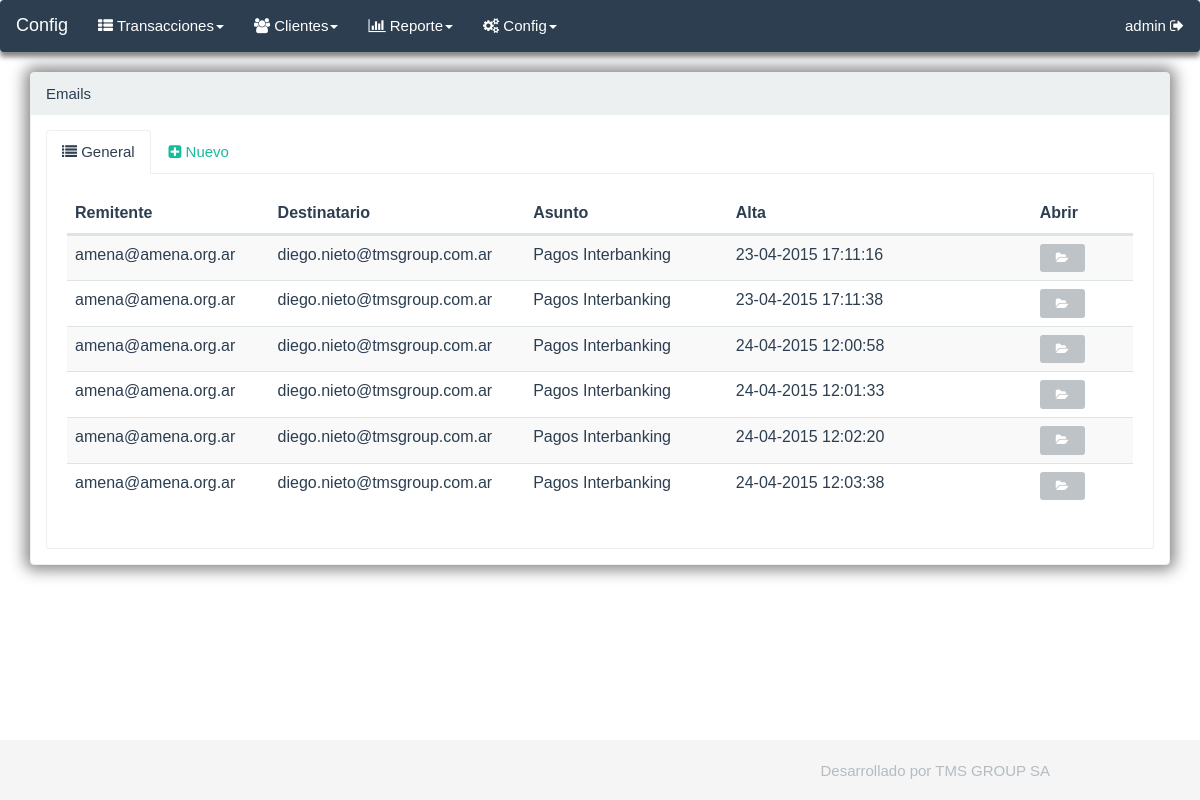
Before: /views/emails.php (signed in) with the older database file.
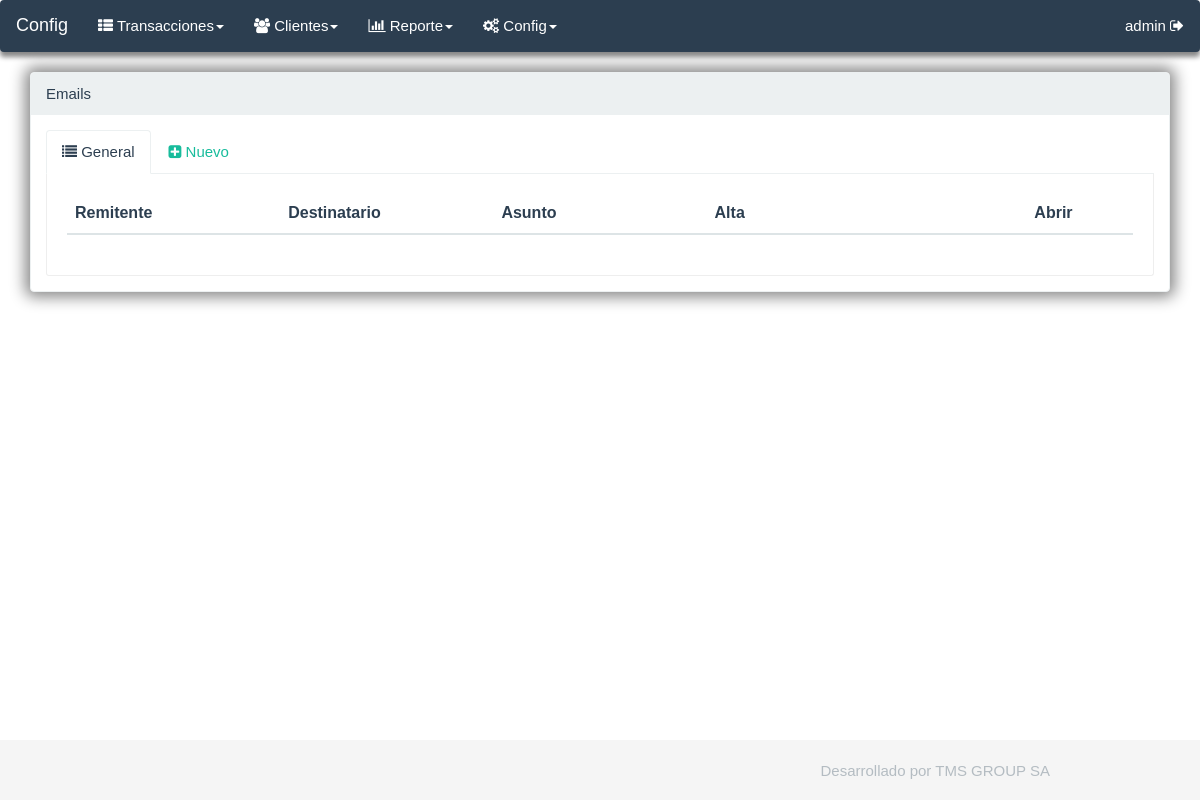
After: the same page with the newer database file.
### tables this page shows
CREATE TABLE IF NOT EXISTS `emails` (
  `id_email` int(11) NOT NULL AUTO_INCREMENT,
  `id_cliente` int(11) NOT NULL,
  `remitente` varchar(64) NOT NULL,
  `destinatario` varchar(64) NOT NULL,
  `asunto` varchar(128) NOT NULL,
  `mensaje` text NOT NULL,
  `date_add` datetime NOT NULL,
  PRIMARY KEY (`id_email`)
);

### config/routes.php (called while the page is built)
<?php
$route['base_url']			= "localhost/amena_pagos/";
$route['d_controller']		= "inicio";
$route['404_override']		= 'error404';
$route['models']			= '../models/';
$route['controllers']		= '../controllers/';
$route['libraries']			= BASE_URL.'/libraries/';
$route['helpers']			= '../helpers/';
$route['doc']				= '../doc/';
$route['certificados']		= '../doc/certificados/';
$route['img_perfil']		= 'img_perfil/';

### helpers/h_language.php (called while the page is built, shortened)
<?php
$language['abrir']						= 'Abrir';
$language['alias']						= 'Nombre de fantasía';
$language['alta']						= 'Alta';
$language['archivo']					= 'Archivo';
$language['archivo_delete']				= 'El archivo no se encontraba en el servidor';
$language['apellido']					= 'Apellido';
$language['asunto']						= 'Asunto';
$language['ayuda']						= 'Ayuda';
$language['ayuda_estado']				= 'Filtro por estado de transferencia, si no se coloca el estado, la consulta devuelve todos los estados de las transferencias';
$language['ayuda_importe']				= 'Filtro de Importe, Numérico de 10 enteros y 2 decimales';
$language['ayuda_fecha']				= 'Filtro de Fecha de Concertación';
$language['ayuda_operacion']			= 'Filtro por número de Operación, Alfanumérico de 10 posiciones';
$language['borrar']						= 'Borrar';
$language['buscar']						= 'Buscar';
$language['cadena']						= 'Cadena';
$language['cantidad']					= 'Cantidad';
$language['cerrar']						= 'Cerrar';
$language['certificado']				= 'Certificado';
$language['cierre']						= 'Cierre';
$language['cierre_no']					= 'El cierre no fue confeccionado';
$language['cierre_ok']					= 'Ya se ha realizado el cierre, en este momento las transferencias en estado ´Enviada Banco Credito´ compensan';
$language['clave']						= 'Clave';
$language['clave_privada']				= 'Clave privada';
$language['cliente']					= 'Cliente';
$language['clientes']					= 'Clientes';
$language['comunidad']					= 'Comunidad';
$language['compensacion']				= 'Compensación';
$language['comprobante']				= 'Comprobante';
$language['config']						= 'Config';
$language['confirm_eliminar']			= 'Esta seguro que quiere eliminar el registro?';
$language['confirm_volver']				= '¿Esta seguro? no se guardaran los cambios';
$language['contacto']					= 'Contacto';
$language['control_size']				= 'El archivo pesa más de lo que debería, controlar si todo esta ok';
$language['cuenta']						= 'Cuenta';
$language['cuil']						= 'Cuit';
$language['delete_ok']					= 'El registro se ha dado de baja con éxito';
$language['desarrollado']				= 'Desarrollado por TMS GROUP SA';
$language['descargar']					= 'Descargar';
$language['descripcion']				= 'Descripción';
$language['desde']						= 'Desde';
$language['destinatario']				= 'Destinatario';
$language['detalle']					= 'Detalle';
$language['direccion']					= 'Dirección';
$language['editar']						= 'Editar';
$language['email']						= 'Email';
$language['email_ok']					= 'El email se ha enviado con éxito';
$language['empresa']					= 'Empresa';
$language['enviar']						= 'Enviar';
$language['error_dato']					= 'Error en el dato: ';
$language['estado']						= 'Estado';
$language['extension_error']			= 'La extensión del archivo no es la correcta';
$language['general']					= 'General';
$language['generar_cierre']				= 'Generar cierre';
$language['generar_informe']			= 'Generar informe de interbanking ';
$language['generar_incremental']		= 'Generar incremental de interbanking ';
$language['generar_preconfeccion']		= 'Generar pago';
$language['guardar']					= 'Guardar';
$language['hasta']						= 'Hasta';
$language['id']							= 'ID';
$language['id_cuentarecaudacion']		= 'ID Cuenta Recaudación';

### models/Model.php (called while the page is built, shortened)
<?php
class Model
{
    public function __construct()
    {
    	$this->_db = new mysqli(DB_HOST, DB_USER, DB_PASS, DB_NAME);
    }
}

### models/My_model.php (called while the page is built, shortened)
<?php
include_once('Model.php');
class MY_Model extends Model
{
	protected $_tablename	= '';
	protected $_order		= '';
	function __construct(
				$tablename	= null,
				$id			= null,
				$name		= null,
				$order		= null,
				$data_model	= null
				)
	{
		$this->_tablename	= $tablename;
		$this->_order		= $order;
	}
	public function get_registros($where = NULL)
    {
    	if($where == NULL)
		{
			$consulta = 'SELECT * FROM '.$this->_tablename.' ORDER BY '.$this->_order;
		}
		else
		{
			$consulta = 'SELECT * FROM '.$this->_tablename.' WHERE '.$where.' ORDER BY '.$this->_order;
		}
		$result = $this->_db->query($consulta);
		if($result->num_rows > 0)
		{
			while($row = $result->fetch_array())
			{
				$rows[] = $row;
			}
			return $rows;
		}
		else
		{
			return FALSE;
		}
    }
}

### views/emails.php (the view, shortened to what this page needs)
<?php
include_once('menu.php');
$registros			= new m_email();
$configs			= new m_config();
$configs_array		= $configs->get_registros('active = 1');
if(isset($_GET['id']))
{
	$array_registros	= $registros->get_registros('id_email = '.$_GET['id']);
}
else
{
	$array_registros	= $registros->get_registros();
}
?>
<div class='row'>
	<div class="col-md-12">
		<div class="panel panel-default">
			<div class="panel-heading">
				<?php echo get_panel_heading();	?>
			</div>
			<div class="panel-body">
				<?php
				if(isset($_GET['id']))
				{
					foreach($array_registros as $row)
					{
					?>
					<form class="form-horizontal">
						<div class="form-group">
							<label class="col-sm-2 control-label">
								<?php echo $language['remitente'] ?>
							</label>
							<div class="col-sm-10">
								<input class="form-control" value="<?php echo $row['remitente'] ?>" disabled>
							</div>
						</div>
						<div class="form-group">
							<label class="col-sm-2 control-label">
								<?php echo $language['destinatario'] ?>
							</label>
							<div class="col-sm-10">
								<input class="form-control" value="<?php echo $row['destinatario'] ?>" disabled>
							</div>
						</div>
						<div class="form-group">
							<label class="col-sm-2 control-label">
								<?php echo $language['asunto'] ?>
							</label>
							<div class="col-sm-10">
								<input class="form-control" value="<?php echo $row['asunto'] ?>" disabled>
							</div>
						</div>
						<div class="form-group">
							<label class="col-sm-2 control-label">
								<?php echo $language['mensaje'] ?>
							</label>
							<div class="col-sm-10">
								<textarea class="ckeditor form-control" cols="80" id="mensaje" name="mensaje" rows="10" disabled>
									<?php echo $row['mensaje'] ?>
								</textarea>
							</div>
						</div>
						<div class="form-group">
							<label class="col-sm-2 control-label">
								<input type="hidden" class="form-control" id="id" name="id" value="<?php echo $id_cliente ?>" required>
							</label>
							<div class="col-sm-10">
								<a href="emails.php" class="btn btn-danger btn-lg">
									<?php echo $language['volver']?>
								</a>
							</div>
						</div>
					</form>
					<?php
					}
				}
				else
				{
				?>
				<ul class="nav nav-tabs">
					<li class="active"><a href="#tab1" data-toggle="tab"><i class="fa fa-list"></i> <?php echo $language['general'] ?></a></li>
    				<li><a href="#tab2" data-toggle="tab"><i class="fa fa-plus-square"></i> <?php echo $language['nuevo'] ?></a></li>
    			</ul>
   				<div class="tab-content">
				<div class="tab-pane active" id="tab1">
				<table class="table table-striped table-hover" id="datatable" width='100%'>
					<thead>
						<tr>
							<th class='col-md-2'><?php echo $language['remitente'];?></th>
							<th class='col-md-2'><?php echo $language['destinatario'];?></th>
							<th class='col-md-2'><?php echo $language['asunto'];?></th>
							<th class='col-md-3'><?php echo $language['alta'];?></th>
							<th class='col-md-1'><?php echo $language['abrir'];?></th>
						</tr>
					</thead>
					<tbody>
					<?php
					if(is_array($array_registros))
					{
						foreach($array_registros as $row)
						{
							echo "<tr>";
							echo "<td class='col-md-2'>".$row['remitente']."</td>";
							echo "<td class='col-md-2'>".$row['destinatario']."</td>";
							echo "<td class='col-md-2'>".$row['asunto']."</td>";
							echo "<td class='col-md-3'>".set_format($row['date_add'], 'datetime')."</td>";
							echo "<td class='col-md-1'><a href='emails.php?id=".$row['id_email']."' class='btn btn-default'><i class='fa fa-folder-open'></i></a></td>";
							echo "</tr>";
						}
					}
					?>
					</tbody>
				</table>
				</div>
				</div>
				<?php
				}
				?>
			</div>
		</div>
	</div>
</div>
<?php
include_once('footer.php');
?>

### config/includes.php (shortened to what this page needs)
<?php
include_once('routes.php');
include_once($route['models'].'My_model.php');
include_once($route['helpers'].'h_vistas.php');
include_once($route['helpers'].'h_language.php');
echo css_libreria($route['libraries'].'eden-ui/css/bootstrap.css');
echo css_libreria($route['libraries'].'eden-ui/skins/eden.css');
echo css_libreria($route['libraries'].'main/css/main.css');
echo css_libreria($route['libraries'].'DataTables-1.10.5/media/css/jquery.dataTables.css');
echo css_libreria($route['libraries'].'font-awesome-4.3.0/css/font-awesome.css');
echo css_libreria($route['libraries'].'jquery-ui-1.11.4/jquery-ui.css');
echo css_libreria($route['libraries'].'main/css/datatable.css');

### helpers/h_vistas.php (shortened to what this page needs)
<?php
function css_libreria($libreria)
{
	return '<link href="'.$libreria.'" rel="stylesheet" type="text/css" />'. "\n";
}
function get_panel_heading()
{
	$url	= "http://".$_SERVER['HTTP_HOST'].$_SERVER['REQUEST_URI'];
	$title	= str_replace(BASE_URL.'views/', '', $url);
	$title	= str_replace('.php', '', $title);
	$title	= str_replace('_', ' ', $title);
	$title	= str_replace('-', ' ', $title);
	$title	= strtok($title, "?");
	return ucwords($title);
}
function set_format($dato, $format)
{
	switch ($format) {
			case 'datetime':
				$cadena = date('d-m-Y H:i:s',strtotime($dato));
				return $cadena;
				break;
	}
}

### views/menu.php (shortened to what this page needs)
<?php
include_once('../config/includes.php');
?>
<nav class="navbar navbar-default" role="navigation">
	<div class="navbar-header">
		<a class="navbar-brand" href="#"><?php echo $language['config']?></a>
	</div>
	<div class="collapse navbar-collapse" id="bs-example-navbar-collapse-1">
		<ul class="nav navbar-nav">
			<li class="dropdown">
				<a href="#" class="dropdown-toggle" data-toggle="dropdown">
					<i class="fa fa-th-list"></i> <?php echo $language['transacciones'] ?><b class="caret"></b>
				</a>
      		</li>
      		<li class="dropdown">
				<a href="#" class="dropdown-toggle" data-toggle="dropdown">
					<i class="fa fa-users"></i> <?php echo $language['clientes'] ?><b class="caret"></b>
				</a>
      		</li>
      		<li class="dropdown">
				<a href="#" class="dropdown-toggle" data-toggle="dropdown">
					<i class="fa fa-bar-chart"></i> <?php echo $language['reporte'] ?><b class="caret"></b>
				</a>
      		</li>
      		<li class="dropdown">
				<a href="#" class="dropdown-toggle" data-toggle="dropdown">
					<i class="fa fa-cogs"></i> <?php echo $language['config'] ?><b class="caret"></b>
				</a>
      		</li>
    	</ul>
    	<ul class="nav navbar-nav navbar-right">
			<li class="">
				<a class="brand" rel='tooltip' title="Cerrar sessión de usuario" href="logout.php">
					<?php echo $_SESSION['nombre']?> <i class="fa fa-sign-out"></i>
				</a>
			</li>
		</ul>
	</div>
</nav>
<div class="container">

### views/footer.php (shortened to what this page needs)
</div>
<footer class="footer">
	<p class="text-muted pull-right footer-text">
		<?php echo $language['desarrollado'] ?>
	</p>
</footer>

### libraries/eden-ui/skins/eden.css (style rules this page uses)
a { color: #18bc9c; text-decoration: none; font-weight: 300; }
p { margin: 0 0 10.5px; }
.text-muted { color: #b4bcc2; }
ul, ol { margin-top: 0; margin-bottom: 10.5px; }
.table { border-collapse: separate; border-radius: 4px; }
.table th, .table td { border-color: #dde4e6 !important; }
.nav-tabs { border-bottom: 1px solid #ecf0f1; }
.nav-tabs > li { float: left; margin-bottom: -1px; }
.nav-tabs > li > a { margin-right: 2px; line-height: 1.42857143; border: 1px solid transparent; border-radius: 4px 4px 0 0; }
.nav-tabs > li.active > a, .nav-tabs > li.active > a:hover, .nav-tabs > li.active > a:focus { color: #2c3e50; background-color: #ffffff; border: 1px solid #ecf0f1; border-bottom-color: transparent; cursor: default; }
.tab-content { padding: 20px; border: 1px solid #eeeeee; border-top: 0; border-bottom-left-radius: 3px; border-bottom-right-radius: 3px; }
.navbar-default { background-color: #2c3e50; border-color: transparent; }
.navbar-default .navbar-brand { color: #ffffff; }
.navbar-default .navbar-nav > li > a { color: #ffffff; }
.navbar-default .navbar-collapse, .navbar-default .navbar-form { border-color: transparent; }
.panel { box-shadow: 0px 0px 15px 5px #888888 }
.panel-default { border-color: #ecf0f1; }
.panel-default > .panel-heading { color: #2c3e50; background-color: #ecf0f1; border-color: #ecf0f1; }
.navbar { box-shadow: 0px 5px 5px #888888; }
.navbar-brand { line-height: 1; }
.btn { font-family: 'Montserrat', sans-serif; -webkit-transition: all 0.2s ease; transition: all 0.2s ease; text-transform: uppercase; font-weight: 700; font-size: 12px; padding: 8.3px 16px; border-radius: 3px; border:0 !important; }
.btn { border: 0; }
.btn-default, .flat-default, .flat-default.btn-bordered:hover { background-color: #bdc3c7; color: #ffffff; }

### libraries/main/css/main.css (style rules this page uses)
.footer { position: absolute; bottom: 0; width: 100%; height: 60px; background-color: #f5f5f5; }
.footer-text { margin-top: 20px; margin-right: 150px; }

Changed rows visible on the page:
removed emails: remitente "amena@amena.org.ar", destinatario "diego.nieto@tmsgroup.com.ar", asunto "Pagos Interbanking", date_add "23-04-2015 17:11:16"
removed emails: remitente "amena@amena.org.ar", destinatario "diego.nieto@tmsgroup.com.ar", asunto "Pagos Interbanking", date_add "23-04-2015 17:11:38"
removed emails: remitente "amena@amena.org.ar", destinatario "diego.nieto@tmsgroup.com.ar", asunto "Pagos Interbanking", date_add "24-04-2015 12:00:58"
removed emails: remitente "amena@amena.org.ar", destinatario "diego.nieto@tmsgroup.com.ar", asunto "Pagos Interbanking", date_add "24-04-2015 12:01:33"
removed emails: remitente "amena@amena.org.ar", destinatario "diego.nieto@tmsgroup.com.ar", asunto "Pagos Interbanking", date_add "24-04-2015 12:02:20"
removed emails: remitente "amena@amena.org.ar", destinatario "diego.nieto@tmsgroup.com.ar", asunto "Pagos Interbanking", date_add "24-04-2015 12:03:38"
